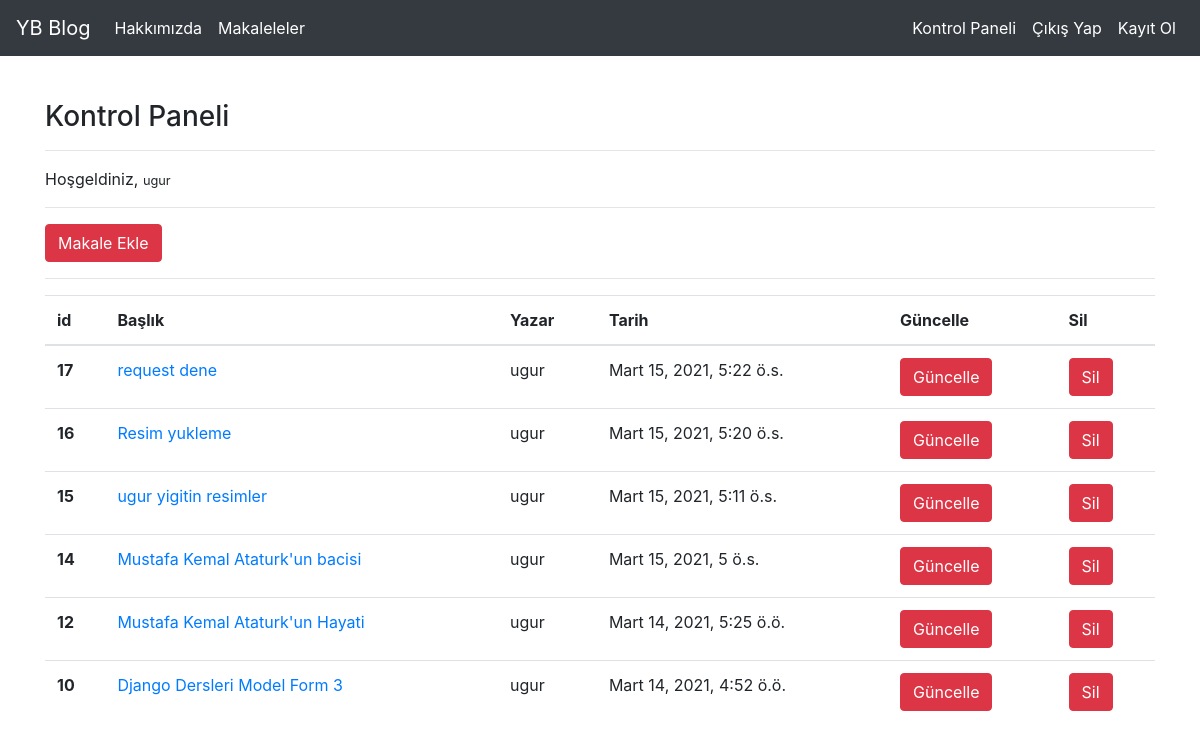
Screenshot of /articles/dashboard/ (signed in) with the database file from the repository.
### article/models.py (models this page shows, shortened)
class Article(models.Model):
    author = models.ForeignKey("auth.User",on_delete = models.CASCADE,verbose_name = "Yazar")
    title=models.CharField(max_length =50,verbose_name="Başlık")
    content = RichTextField(verbose_name="İçerik")
    created_date = models.DateTimeField(auto_now_add=True,verbose_name="Oluşturulma Tarihi")
    article_image = models.FileField(blank = True,null=True,verbose_name="Makaleye Fotoğraf Ekleyin")
    class Meta:
        ordering = ['-created_date']

### article/views.py (the view)
# urls.py: path('dashboard/',views.dashboard,name="dashboard" ),
@login_required(login_url="user:login")
def dashboard(request):
    articles = Article.objects.filter(author = request.user)
    context = {"articles" : articles}
    return render(request,"dashboard.html",context)

### templates/dashboard.html
{% extends "layout.html" %}
{% block body %}
<h3>Kontrol Paneli</h3>
<hr>
<p>
    Hoşgeldiniz, <small>{{request.user.username}}</small>
    <hr>
    <a class = "btn btn-danger" href="/articles/addarticle">Makale Ekle</a>
    <hr>
    {% if articles %}
        <table class="table table-hover">
        <thead>
            <tr>
            <th scope="col">id</th>
            <th scope="col">Başlık</th>
            <th scope="col">Yazar</th>
            <th scope="col">Tarih</th>
            <th scope="col">Güncelle</th>
            <th scope="col">Sil</th>
            </tr>
        </thead>
        <tbody>
            {% for article in articles %}
                <tr>
                <th scope="row">{{article.id}}</th>
                <td><a href="/articles/article/{{article.id}}">{{article.title}}</a></td>
                <td>{{article.author}}</td>
                <td>{{article.created_date}}</td>
                <td><a class="btn btn-danger" href="{% url 'article:update' article.id %}">Güncelle</a></td>
                <td><a class="btn btn-danger" href="{% url 'article:delete' article.id %}">Sil</a></td>
                </tr>
            {% endfor %}
        </tbody>
        </table>
    {% else %}
        <div class = "alert alert-danger">
            Henüz bir makaleniz bulunmuyor...
        </div>
    {% endif %}
</p>
{% endblock body %}

### templates/layout.html (shortened to what this page needs)
<!DOCTYPE html>
{% load static %}
<html lang="en">
<head>
    <link rel="stylesheet" href="https://maxcdn.bootstrapcdn.com/bootstrap/4.0.0/css/bootstrap.min.css">
</head>
<body>
    {% include "includes/navbar.html" %}
    <div style = "margin-top : 100px;margin-bottom : 100px;" class = "container">
        {% block body %}
        {% endblock body %}
    </div>
</body>
</html>

### templates/includes/navbar.html (shortened to what this page needs)
<nav class="navbar navbar-expand-md navbar-dark fixed-top bg-dark">
  <a class="navbar-brand" href="{% url 'index' %}">YB Blog</a>
  <div class="collapse navbar-collapse" id="navbarCollapse">
    <ul class="navbar-nav mr-auto">
      <li class="nav-item active">
        <a class="nav-link" href="{% url 'about' %}">Hakkımızda</a>
      </li>
      <li class="nav-item active">
        <a class="nav-link" href="{% url 'article:articles' %}">Makaleleler</a>
      </li>
    </ul>
    <ul class="navbar-nav ml-auto">
    {% if request.user.is_authenticated %}
      <li class="nav-item active">
        <a class="nav-link" href="{% url 'article:dashboard' %}">Kontrol Paneli</a>
      </li>
      <li class="nav-item active">
        <a class="nav-link" href="{% url 'user:logout' %}">Çıkış Yap</a>
      </li>
    {% else %}
      <li class="nav-item active">
        <a class="nav-link" href="{% url 'user:login' %}">Giriş Yap</a>
      </li>
    {% endif %}
      <li class="nav-item active">
        <a class="nav-link" href="{% url 'user:register' %}">Kayıt Ol</a>
      </li>
    </ul>
  </div>
</nav>

### rows the page displays
Article: id "17", title "request dene", author "ugur", created_date "Mart 15, 2021, 5:22 ö.s."
Article: id "16", title "Resim yukleme", author "ugur", created_date "Mart 15, 2021, 5:20 ö.s."
Article: id "15", title "ugur yigitin resimler", author "ugur", created_date "Mart 15, 2021, 5:11 ö.s."
Article: id "14", title "Mustafa Kemal Ataturk'un bacisi", author "ugur", created_date "Mart 15, 2021, 5 ö.s."
Article: id "12", title "Mustafa Kemal Ataturk'un Hayati", author "ugur", created_date "Mart 14, 2021, 5:25 ö.ö."
Article: id "10", title "Django Dersleri Model Form 3", author "ugur", created_date "Mart 14, 2021, 4:52 ö.ö."

### other values shown
{{ request.user.username }} "ugur"
